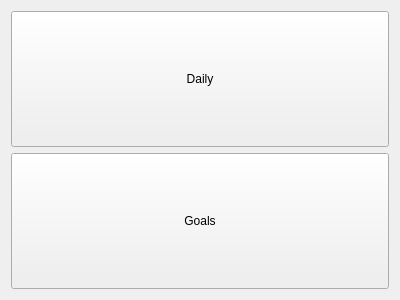
<?xml version="1.0" encoding="UTF-8"?>
<ui version="4.0">
 <class>Dmanager</class>
 <widget class="QMainWindow" name="Dmanager">
  <property name="geometry">
   <rect>
    <x>0</x>
    <y>0</y>
    <width>400</width>
    <height>300</height>
   </rect>
  </property>
  <property name="sizePolicy">
   <sizepolicy hsizetype="Maximum" vsizetype="Maximum">
    <horstretch>0</horstretch>
    <verstretch>0</verstretch>
   </sizepolicy>
  </property>
  <property name="windowTitle">
   <string>Dmanager</string>
  </property>
  <widget class="QWidget" name="centralWidget">
   <layout class="QGridLayout" name="gridLayout">
    <item row="0" column="0">
     <widget class="QPushButton" name="btn_daily">
      <property name="sizePolicy">
       <sizepolicy hsizetype="Minimum" vsizetype="Minimum">
        <horstretch>0</horstretch>
        <verstretch>0</verstretch>
       </sizepolicy>
      </property>
      <property name="text">
       <string>Daily</string>
      </property>
     </widget>
    </item>
    <item row="1" column="0">
     <widget class="QPushButton" name="btn_goals">
      <property name="sizePolicy">
       <sizepolicy hsizetype="Minimum" vsizetype="Minimum">
        <horstretch>0</horstretch>
        <verstretch>0</verstretch>
       </sizepolicy>
      </property>
      <property name="text">
       <string>Goals</string>
      </property>
     </widget>
    </item>
   </layout>
  </widget>
 </widget>
 <layoutdefault spacing="6" margin="11"/>
 <resources/>
 <connections/>
</ui>
